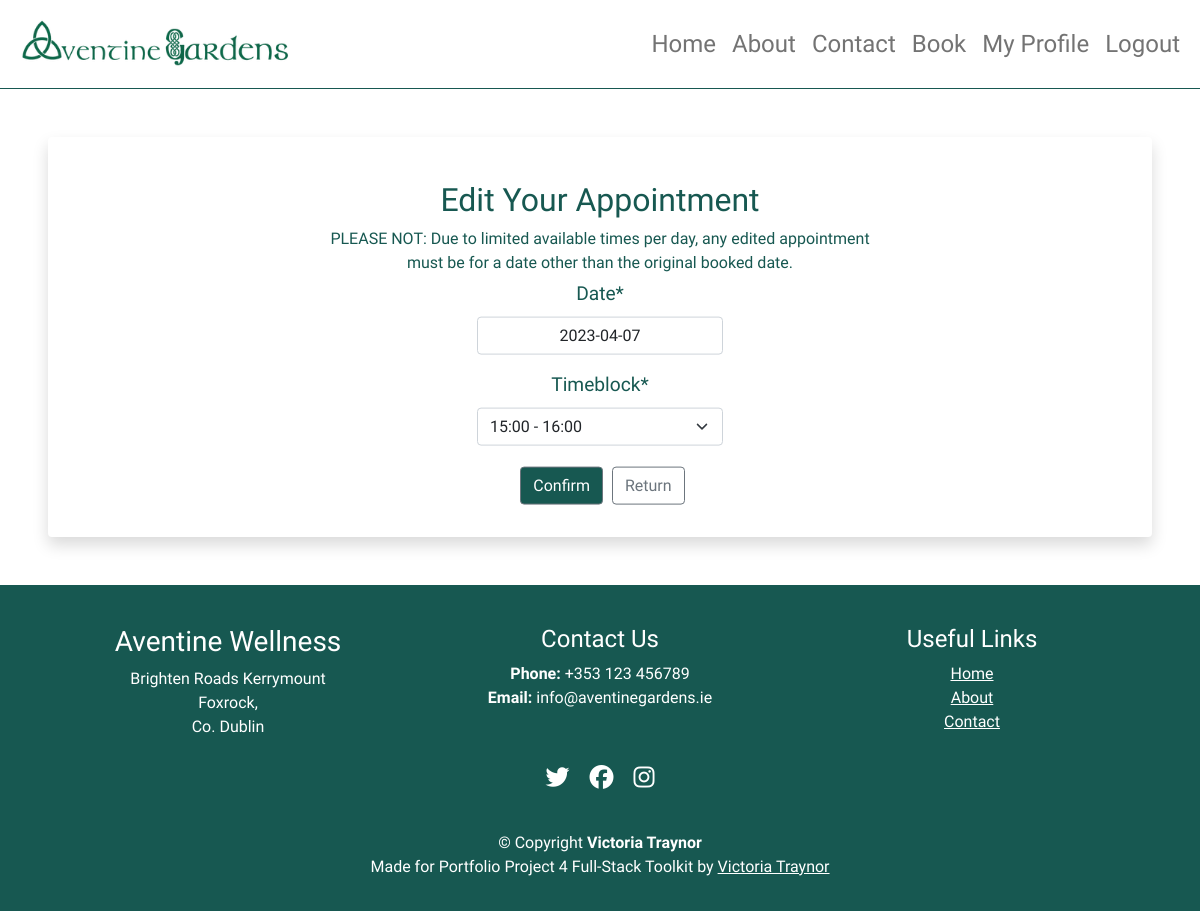
/appointments/appointment/7/edit (signed in), run on an earlier commit of the app's database.
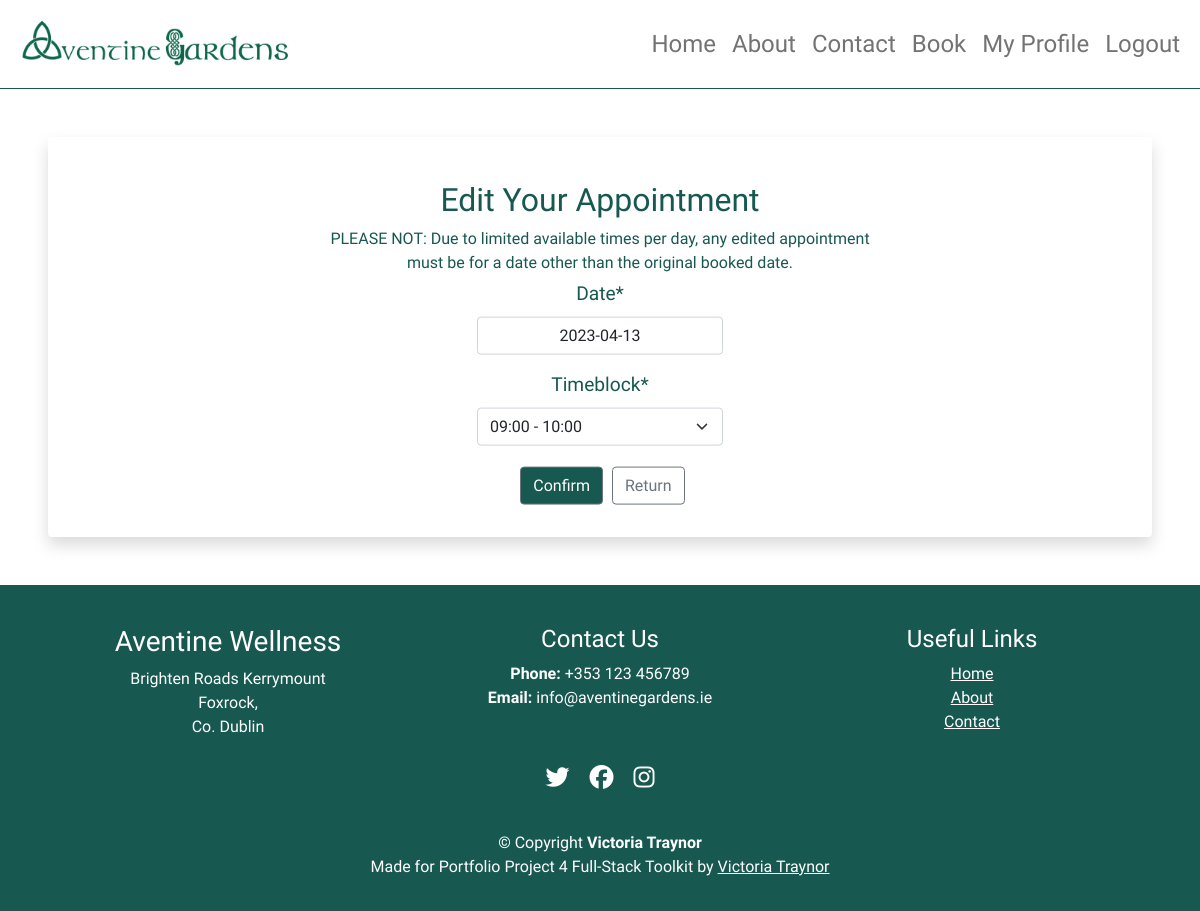
And on a later commit of the database.
### booking/models.py (models this page shows, shortened)
class Appointment(models.Model):
    AVAILABLE_TIMES = (
        ("9 AM", "09:00 - 10:00"),
        ("11 AM", "11:00 - 12:00"),
        ("1 PM", "13:00 - 14:00"),
        ("3 PM", "15:00 - 16:00"),
    )
    user = models.ForeignKey(User, on_delete=models.CASCADE, null=True, blank=True)
    date_posted = models.DateField(default=timezone.now)
    date = models.DateField(default=datetime.now)
    timeblock = models.CharField(max_length=10, choices=AVAILABLE_TIMES, default="9 AM")

### booking/views.py (the view, shortened to what this page needs)
class AppointmentEditView(LoginRequiredMixin, UserPassesTestMixin, UpdateView):
    template_name = "appointments/edit_appointment.html"
    form_class = AppointmentForm
    queryset = Appointment.objects.all()
    def get_form(self, form_class=AppointmentForm):
        form = super(AppointmentEditView, self).get_form(form_class)
        form.user = self.request.user
        form.fields["date"].widget = DatePickerInput(
            options={
                "format": "DD/MM/YYYY",
                "minDate": (
                    datetime.datetime.today() + datetime.timedelta(days=0)
                ).strftime("%Y-%m-%d 00:00:00"),
                "maxDate": (
                    datetime.datetime.today() + datetime.timedelta(days=6)
                ).strftime("%Y-%m-%d 23:59:59"),
                "showTodayButton": True,
            }
        )
        return form
    def test_func(self):
        appt = self.get_object()
        return self.request.user == appt.user

### booking/forms.py (shortened to what this page needs)
class AppointmentForm(forms.ModelForm):
    AVAILABLE_TIMES = (
        ("9 AM", "09:00 - 10:00"),
        ("11 AM", "11:00 - 12:00"),
        ("1 PM", "13:00 - 14:00"),
        ("3 PM", "15:00 - 16:00"),
    )
    date = forms.DateField()
    timeblock = forms.ChoiceField(choices=AVAILABLE_TIMES)
    class Meta:
        model = Appointment
        fields = (
            "date",
            "timeblock",
        )
    def __init__(self, *args, **kwargs):
        self.user = kwargs.pop("user", None)
        super(AppointmentForm, self).__init__(*args, **kwargs)

### templates/appointments/edit_appointment.html (shortened to what this page needs)
{% extends "base.html" %}
{% load crispy_forms_tags %}
{% block content %}
<div class="shadow p-4 mb-5 bg-body bg-body rounded text-black m-5 update-div">
    <div class="verticle-center">
        <h2 class="text-center mt-3">Edit Your Appointment</h2>
        <p class="edit-p">PLEASE NOT: Due to limited available times per day, any edited appointment must be for a date other than the original booked date.</p>
        <div class="login-form">
            <form method="POST" class="appointment-form">{% csrf_token %}
                {{ form|crispy }}
                <button type="submit" class="btn btn-secondary profile-btns">Confirm</button>
                <a class="btn btn-outline-secondary" href="{% url 'user-profile' %}">Return</a>
            </form>
        </div>
    </div>
</div>
{%endblock%}

What changed in the data, as far as the page shows it:
changed Appointment: date "2023-04-07" → "2023-04-13"; timeblock "15:00 - 16:00" → "09:00 - 10:00"
